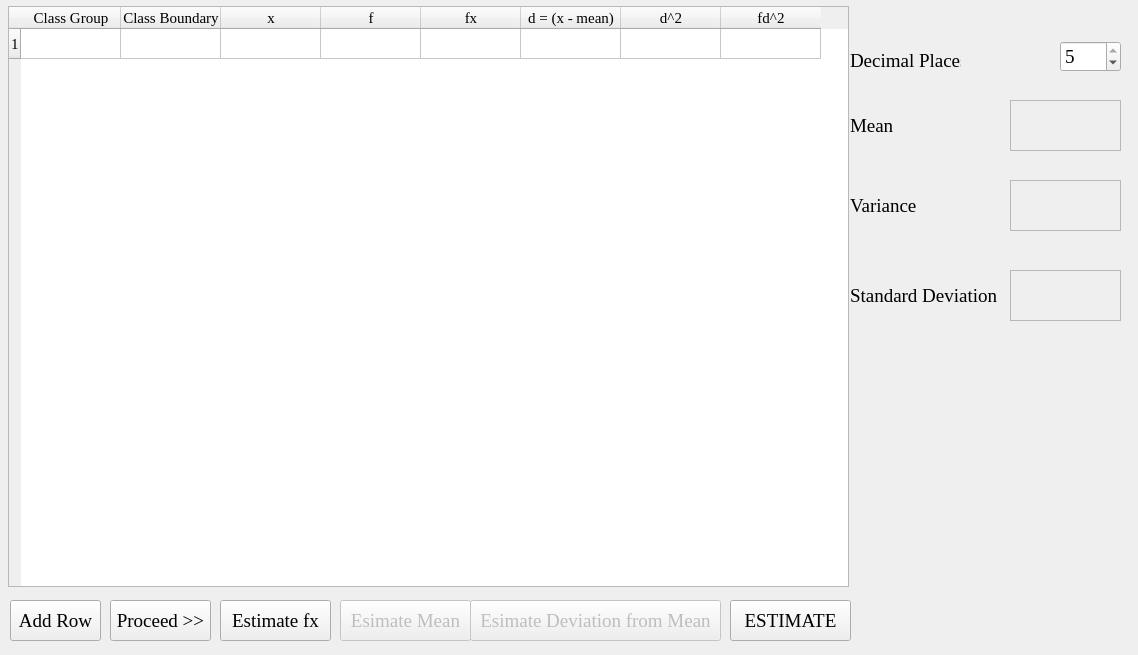
<?xml version="1.0" encoding="UTF-8"?>
<ui version="4.0">
 <class>MainWindow</class>
 <widget class="QMainWindow" name="MainWindow">
  <property name="geometry">
   <rect>
    <x>0</x>
    <y>0</y>
    <width>1138</width>
    <height>655</height>
   </rect>
  </property>
  <property name="font">
   <font>
    <family>Times New Roman</family>
    <pointsize>14</pointsize>
   </font>
  </property>
  <property name="windowTitle">
   <string>Stats Me</string>
  </property>
  <property name="windowIcon">
   <iconset>
    <normaloff>table.png</normaloff>table.png</iconset>
  </property>
  <widget class="QWidget" name="centralwidget">
   <widget class="QPushButton" name="pushButton_estimatefx">
    <property name="geometry">
     <rect>
      <x>220</x>
      <y>600</y>
      <width>111</width>
      <height>41</height>
     </rect>
    </property>
    <property name="text">
     <string>Estimate fx</string>
    </property>
   </widget>
   <widget class="QPushButton" name="pushButton_addRow">
    <property name="geometry">
     <rect>
      <x>10</x>
      <y>600</y>
      <width>91</width>
      <height>41</height>
     </rect>
    </property>
    <property name="text">
     <string>Add Row</string>
    </property>
   </widget>
   <widget class="QTableWidget" name="tableWidget">
    <property name="geometry">
     <rect>
      <x>8</x>
      <y>6</y>
      <width>841</width>
      <height>581</height>
     </rect>
    </property>
    <property name="font">
     <font>
      <family>Times New Roman</family>
      <pointsize>11</pointsize>
     </font>
    </property>
    <property name="rowCount">
     <number>1</number>
    </property>
    <property name="columnCount">
     <number>8</number>
    </property>
    <row/>
    <column>
     <property name="text">
      <string>Class Group</string>
     </property>
    </column>
    <column>
     <property name="text">
      <string>Class Boundary</string>
     </property>
    </column>
    <column>
     <property name="text">
      <string>x</string>
     </property>
    </column>
    <column>
     <property name="text">
      <string>f</string>
     </property>
    </column>
    <column>
     <property name="text">
      <string>fx</string>
     </property>
    </column>
    <column>
     <property name="text">
      <string>d = (x - mean)</string>
     </property>
    </column>
    <column>
     <property name="text">
      <string>d^2</string>
     </property>
    </column>
    <column>
     <property name="text">
      <string>fd^2</string>
     </property>
    </column>
   </widget>
   <widget class="QPushButton" name="pushButton_estimate">
    <property name="geometry">
     <rect>
      <x>110</x>
      <y>600</y>
      <width>101</width>
      <height>41</height>
     </rect>
    </property>
    <property name="text">
     <string>Proceed &gt;&gt;</string>
    </property>
   </widget>
   <widget class="QLabel" name="label">
    <property name="geometry">
     <rect>
      <x>850</x>
      <y>110</y>
      <width>51</width>
      <height>31</height>
     </rect>
    </property>
    <property name="text">
     <string>Mean</string>
    </property>
   </widget>
   <widget class="QLabel" name="mean_label">
    <property name="geometry">
     <rect>
      <x>1010</x>
      <y>100</y>
      <width>111</width>
      <height>51</height>
     </rect>
    </property>
    <property name="font">
     <font>
      <pointsize>14</pointsize>
      <weight>75</weight>
      <bold>true</bold>
     </font>
    </property>
    <property name="frameShape">
     <enum>QFrame::StyledPanel</enum>
    </property>
    <property name="frameShadow">
     <enum>QFrame::Plain</enum>
    </property>
    <property name="text">
     <string/>
    </property>
    <property name="margin">
     <number>0</number>
    </property>
   </widget>
   <widget class="QPushButton" name="pushButton_estimateMean">
    <property name="enabled">
     <bool>false</bool>
    </property>
    <property name="geometry">
     <rect>
      <x>340</x>
      <y>600</y>
      <width>131</width>
      <height>41</height>
     </rect>
    </property>
    <property name="text">
     <string>Esimate Mean</string>
    </property>
   </widget>
   <widget class="QSpinBox" name="spinBox_dp">
    <property name="geometry">
     <rect>
      <x>1060</x>
      <y>41</y>
      <width>61</width>
      <height>31</height>
     </rect>
    </property>
    <property name="minimum">
     <number>1</number>
    </property>
    <property name="maximum">
     <number>5</number>
    </property>
    <property name="value">
     <number>5</number>
    </property>
   </widget>
   <widget class="QLabel" name="label_2">
    <property name="geometry">
     <rect>
      <x>850</x>
      <y>40</y>
      <width>111</width>
      <height>41</height>
     </rect>
    </property>
    <property name="text">
     <string>Decimal Places</string>
    </property>
   </widget>
   <widget class="QLabel" name="label_3">
    <property name="geometry">
     <rect>
      <x>850</x>
      <y>280</y>
      <width>151</width>
      <height>31</height>
     </rect>
    </property>
    <property name="text">
     <string>Standard Deviation</string>
    </property>
   </widget>
   <widget class="QLabel" name="sd_label">
    <property name="geometry">
     <rect>
      <x>1010</x>
      <y>270</y>
      <width>111</width>
      <height>51</height>
     </rect>
    </property>
    <property name="font">
     <font>
      <pointsize>14</pointsize>
      <weight>75</weight>
      <bold>true</bold>
     </font>
    </property>
    <property name="frameShape">
     <enum>QFrame::StyledPanel</enum>
    </property>
    <property name="text">
     <string/>
    </property>
   </widget>
   <widget class="QLabel" name="variance_label">
    <property name="geometry">
     <rect>
      <x>1010</x>
      <y>180</y>
      <width>111</width>
      <height>51</height>
     </rect>
    </property>
    <property name="font">
     <font>
      <pointsize>14</pointsize>
      <weight>75</weight>
      <bold>true</bold>
     </font>
    </property>
    <property name="frameShape">
     <enum>QFrame::StyledPanel</enum>
    </property>
    <property name="text">
     <string/>
    </property>
   </widget>
   <widget class="QLabel" name="label_4">
    <property name="geometry">
     <rect>
      <x>850</x>
      <y>190</y>
      <width>151</width>
      <height>31</height>
     </rect>
    </property>
    <property name="text">
     <string>Variance</string>
    </property>
   </widget>
   <widget class="QPushButton" name="pushButton_estimateDFM">
    <property name="enabled">
     <bool>false</bool>
    </property>
    <property name="geometry">
     <rect>
      <x>470</x>
      <y>600</y>
      <width>251</width>
      <height>41</height>
     </rect>
    </property>
    <property name="text">
     <string>Esimate Deviation from Mean</string>
    </property>
   </widget>
   <widget class="QPushButton" name="pushButton_finally">
    <property name="geometry">
     <rect>
      <x>730</x>
      <y>600</y>
      <width>121</width>
      <height>41</height>
     </rect>
    </property>
    <property name="text">
     <string>ESTIMATE</string>
    </property>
   </widget>
  </widget>
 </widget>
 <resources/>
 <connections/>
</ui>
